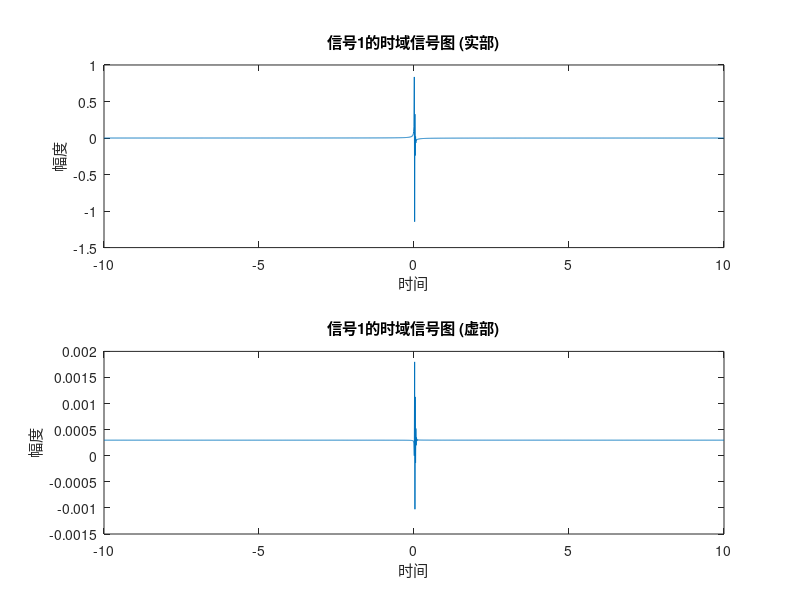
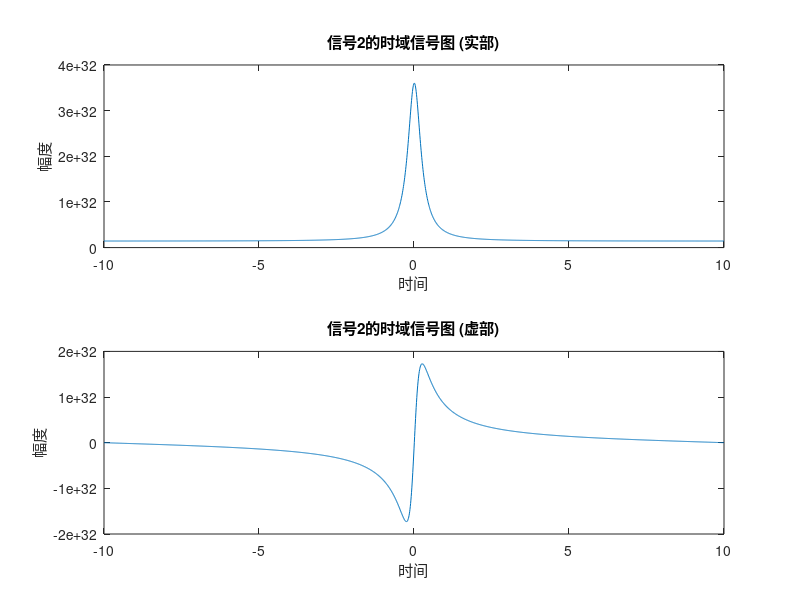

These charts were generated, in order, by the following MATLAB code:
frequencies = -10:0.01:10; % 频率范围
N = length(frequencies);   % 采样点数

% 傅里叶变换的频谱
F1 = 10./(3 + 1i*frequencies) - 4./(5 + 1i*frequencies);
F2 = exp(-4*frequencies).^2;

% 计算信号1的傅里叶反变换
f1 = ifftshift(ifft(F1, N));

% 计算信号2的傅里叶反变换
f2 = ifftshift(ifft(F2, N));

% 绘制信号1的时域信号图
figure;
subplot(2,1,1);
plot(frequencies, real(f1));
xlabel('时间');
ylabel('幅度');
title('信号1的时域信号图 (实部)');

subplot(2,1,2);
plot(frequencies, imag(f1));
xlabel('时间');
ylabel('幅度');
title('信号1的时域信号图 (虚部)');

% 绘制信号2的时域信号图
figure;
subplot(2,1,1);
plot(frequencies, real(f2));
xlabel('时间');
ylabel('幅度');
title('信号2的时域信号图 (实部)');

subplot(2,1,2);
plot(frequencies, imag(f2));
xlabel('时间');
ylabel('幅度');
title('信号2的时域信号图 (虚部)');